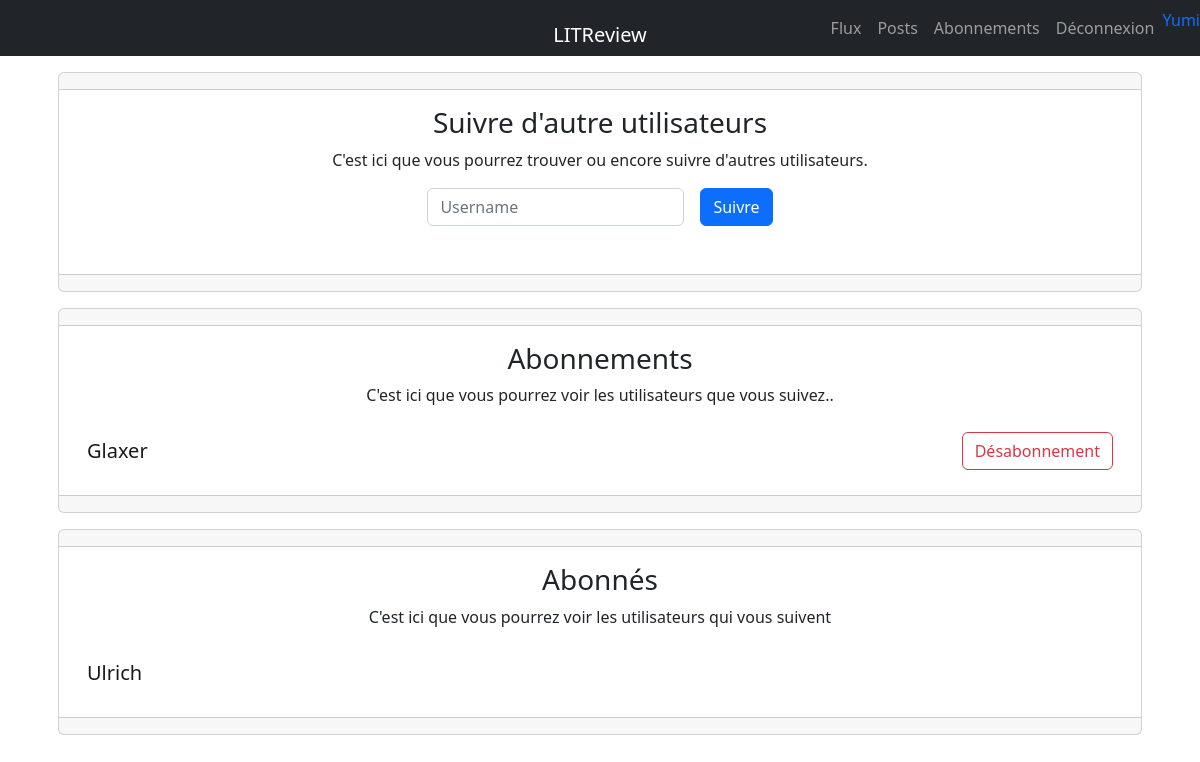
/abonnements/ (signed in), run on the app's committed database.
### authentification/models.py (models this page shows)
class User(AbstractUser):
    profile_photo = models.ImageField(verbose_name="Photo de profil")

### blog/models.py (models this page shows)
class UserFollows(models.Model):
    user = models.ForeignKey(
        to=settings.AUTH_USER_MODEL, on_delete=models.CASCADE, related_name="folowing"
    )
    followed_user = models.ForeignKey(
        to=settings.AUTH_USER_MODEL,
        on_delete=models.CASCADE,
        related_name="followed_by",
    )
    class Meta:
        unique_together = (
            "user",
            "followed_user",
        )

### blog/views/follow.py (the view, shortened to what this page needs)
# urls.py: path("abonnements/", blog.views.abonnements, name="abonnements"),
@login_required
def abonnements(request):
    error = ""
    form = Follow_Form()
    userfollows = UserFollows.objects.filter(followed_user=request.user)
    followers = UserFollows.objects.filter(user=request.user)
    print(userfollows)
    print(followers)
    context = {
        "userfollows": userfollows,
        "followers": followers,
        "form": form,
        "error": error,
    }
    return render(request, "blog/abonnements.html", context=context)

### blog/forms.py
class Follow_Form(forms.Form):
    username = forms.CharField(
        label="", widget=TextInput({"placeholder": "Username", "class": "form-title"})
    )

### templates/blog/abonnements.html (shortened to what this page needs)
{% extends 'blog/base.html' %}
{% load crispy_forms_tags %}
{% block content %}
<div class="card text-center m-3">
    <div class="card-header">
    </div>
    <div class="card-body">
        <h3 class="card-title">Suivre d'autre utilisateurs </h3>
        <p class="card-text">C'est ici que vous pourrez trouver ou encore suivre d'autres utilisateurs.</p>
        <form class="row g-3 center panel-input_username" method="POST">
            <div class="col-auto">
                {{form|crispy}}
            </div>
            <div class="col-auto">
                <button type="submit" class="btn btn-primary mb-3">Suivre</button>
            </div>
        </form>
    </div>
    <div class="card-footer text-muted">
    </div>
</div>
<div class="card text-center m-3">
    <div class="card-header">
    </div>
    <div class="card-body">
        <h3 class="card-title">Abonnements </h3>
        <p class="card-text">C'est ici que vous pourrez voir les utilisateurs que vous suivez..</p>
        <div class="list-group">
            {% for userfollow in userfollows %}
            <nav class="navbar bg-body-tertiary">
                <div class="container-fluid">
                    <a class="navbar-brand">{{ userfollow.user }}</a>
                    <form class="d-flex" role="search">
                        <a class="btn btn-outline-danger" type="submit"
                           href="{% url 'desabonnement' userfollow.user %}">Désabonnement</a>
                    </form>
                </div>
            </nav>
            {% endfor %}
        </div>
    </div>
    <div class="card-footer text-muted">
    </div>
</div>
<div class="card text-center m-3">
    <div class="card-header">
    </div>
    <div class="card-body">
        <h3 class="card-title">Abonnés </h3>
        <p class="card-text">C'est ici que vous pourrez voir les utilisateurs qui vous suivent</p>
        <nav class="navbar bg-body-tertiary">
            {% for follower in followers %}
            <div class="container-fluid">
                <a class="navbar-brand">{{ follower.followed_user }}</a>
            </div>
            {% endfor %}
        </nav>
    </div>
    <div class="card-footer text-muted">
    </div>
</div>
{% endblock content %}

### templates/blog/base.html (shortened to what this page needs)
<!DOCTYPE html>
{% load static %}
<html lang="fr">
<head>
    <link href="https://cdn.jsdelivr.net/npm/bootstrap@5.2.3/dist/css/bootstrap.min.css" rel="stylesheet"
>
    <link rel="stylesheet" href="https://kit.fontawesome.com/b92704fbb5.css">
    <link rel="stylesheet" type="text/css" href="{% static 'review/base.css' %}">
</head>
<body>
<header>
    <nav class="navbar navbar-expand-lg navbar-dark bg-dark">
        <div class="d-flex flex-grow-1">
            <span class="navbar-brand abs d-none d-lg-inline-block"> LITReview </span>
        </div>
        <div class="collapse navbar-collapse flex-grow-1 text-right" style="z-index:10;" id="myNavbar">
            <ul class="navbar-nav ms-auto flex-nowrap">
                <li class="nav-item">
                    <a class="nav-link " aria-current="page" href="{% url 'feed' %}">Flux</a>
                </li>
                <li class="nav-item">
                    <a class="nav-link m2" href="{% url 'post' %}">Posts</a>
                </li>
                <li class="nav-item">
                    <a class="nav-link m2" href="{% url 'abonnements' %}">Abonnements</a>
                </li>
                <li class="nav-item">
                    <a class="nav-link m2" href="{% url 'logout' %}">Déconnexion</a>
                </li>
                <li class="nav-item">
                    <a class="m4" href="#">{{request.user}}</a>
                </li>
            </ul>
        </div>
    </nav>
</header>
<div class="container">
    {% block content %}{% endblock content %}
</div>
</body>
</html>

### static/review/base.css (style rules this page uses)
.center { display: flex; justify-content: center; }
a { text-decoration: none; }
.abs { position: absolute; width: 100%; left: 0; top:15px; text-align: center; }

### templates/blog/base.html (style rules this page uses)
.abs { position: absolute; width: 100%; left: 0; top: 15px; text-align: center; }

### data on the page
User: user "Yumi"
UserFollows: user "Glaxer"
UserFollows: followed_user "Ulrich"
